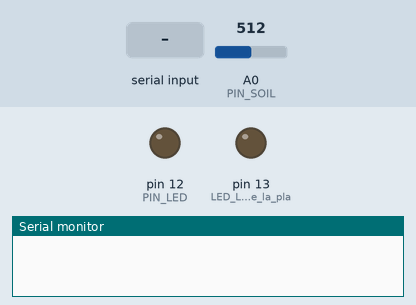
Simulated run of this sketch. Board: Arduino Uno, built with avr-gcc and run on an emulated ATmega328P. On the bench: output pins drawn as LEDs (lit = HIGH), the last lines printed to the serial monitor. The inputs (shaded band) are chosen by the test bench; at power-on: A0 (PIN_SOIL) = 512.

Above: at 1.2 s.
1.3 s: "LED_ON\n" received over the second serial link
At 2.5 s:
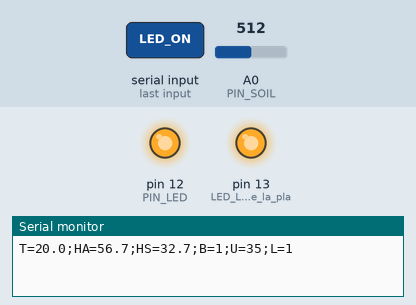
2.8 s: "LED_OFF\n" received over the second serial link
At 3.8 s:
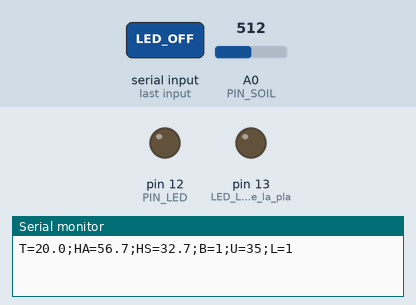
Timing chart, 0 to 5.8 s (numbered marks = the images above; inputs shaded):
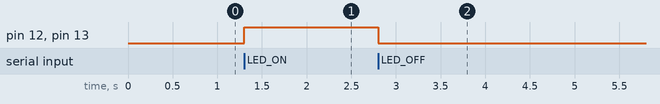

The sketch:

AquaSketch_Arduino_LED.ino
```cpp
// ===========================================================
// AquaSmart — Sketch para Arduino UNO (R3 con HC-05 o R4/Serial1)
// TI3042 · Proyecto AquaSmart · Demo Sumativa Unidad 2/3
//
// MÓDULO BLUETOOTH: HC-05 conectado a RX/TX.
//  - Arduino UNO R4 (Minima/WiFi): usa Serial1 (pines 0/1).
//  - Arduino UNO R3 clásico: cambia las 3 líneas marcadas por
//    SoftwareSerial bt(10, 11);  (RX=D10, TX=D11, divisor 1k/2k).
//
// COMANDOS QUE LA APP ENVÍA (con \n al final):
//   LED_ON   → prende el LED (D13 integrado o LED externo en D12)
//   LED_OFF  → apaga el LED
//   PUMP_ON / PUMP_OFF → controla la bomba (relé en D8)
//   THR=n    → cambia el umbral de humedad de suelo (riego automático)
//
// LECTURAS: higrómetro (humedad suelo) en A0, mapeado 0-100 %.
// Cada 2 s envía la trama que la app parsea:
//   T=23.5;HA=52.0;HS=61.3;B=0;U=45
// ===========================================================

#include <SoftwareSerial.h>  // ← coméntalo si usas R4 con Serial1

const int PIN_LED   = 12;      // LED externo con resistencia 220Ω a GND
const int PIN_BOMBA = 8;       // IN del módulo relé
const int PIN_SOIL  = A0;      // higrómetro (humedad suelo)

// Arduino UNO R3 + HC-05:
SoftwareSerial bt(10, 11);     // RX, TX
#define CONNE bt               // ← canal de comandos
// Arduino UNO R4 (usa Serial1 en pines 0/1):
// #define CONNE Serial1      // ← descomenta esta línea y borra bt

float umbral = 35.0;
bool  ledOn  = false;
bool  bombaOn = false;
unsigned long tBombaMs = 0;
unsigned long tEnvio   = 0;

// calibración típica del higrómetro capacitivo (ajustar con el real)
const float SOIL_AIRE = 620.0;
const float SOIL_AGUA = 290.0;

void setup() {
  Serial.begin(9600);
  bt.begin(9600);              // ← si usas Serial1, borra esta línea
  pinMode(PIN_LED, OUTPUT);
  pinMode(LED_BUILTIN, OUTPUT); // LED L integrado de la placa (D13)
  digitalWrite(PIN_LED, LOW);
  digitalWrite(LED_BUILTIN, LOW);
  digitalWrite(PIN_BOMBA, LOW);
}

float leerHumedadSuelo() {
  float raw = analogRead(PIN_SOIL);           // 0-1023
  float pct = (SOIL_AIRE - raw) * 100.0 / (SOIL_AIRE - SOIL_AGUA);
  return constrain(pct, 0.0, 100.0);
}

void loop() {
  // ---- comandos de la app ----
  if (CONNE.available()) {
    String cmd = CONNE.readStringUntil('\n');
    cmd.trim();
    procesarComando(cmd);
  }

  // ---- riego automático por umbral (segunda de seguridad: 4 s máx) ----
  float hs = leerHumedadSuelo();
  if (!bombaOn && hs < umbral) {
    prenderBomba();
  }
  if (bombaOn && millis() - tBombaMs > 4000) apagarBomba();

  // ---- envío de lecturas cada 2 s (trama estándar de la app) ----
  if (millis() - tEnvio > 2000) {
    tEnvio = millis();
    float t  = 20.0 + (millis() % 400) / 40.0;      // temperatura simulada (o reemplaza por DHT11)
    float ha = 50.0 + (millis() % 300) / 30.0;      // humedad aire simulada (o DHT11)
    String trama = "T=" + String(t, 1) +
                   ";HA=" + String(ha, 1) +
                   ";HS=" + String(hs, 1) +
                   ";B=" + String(bombaOn ? 1 : 0) +
                   ";U=" + String(umbral, 0) +
                   ";L=" + String(ledOn ? 1 : 0);
    CONNE.println(trama);
    Serial.println(trama);      // copia al monitor serial del PC
  }
}

void procesarComando(String cmd) {
  if (cmd == "LED_ON") {
    ledOn = true;
    digitalWrite(PIN_LED, HIGH);
    digitalWrite(LED_BUILTIN, HIGH);   // también el L de la placa (visual)
    CONNE.println("OK LED_ON");
  } else if (cmd == "LED_OFF") {
    ledOn = false;
    digitalWrite(PIN_LED, LOW);
    digitalWrite(LED_BUILTIN, LOW);
    CONNE.println("OK LED_OFF");
  } else if (cmd == "PUMP_ON") {
    prenderBomba();
    CONNE.println("OK PUMP_ON");
  } else if (cmd == "PUMP_OFF") {
    apagarBomba();
    CONNE.println("OK PUMP_OFF");
  } else if (cmd.startsWith("THR=")) {
    float v = cmd.substring(4).toFloat();
    if (v >= 5 && v <= 90) {
      umbral = v;
      CONNE.println("OK THR=" + String(umbral, 0));
    }
  } else {
    CONNE.println("ERR cmd");
  }
}

void prenderBomba() {
  bombaOn = true;
  tBombaMs = millis();
  digitalWrite(PIN_BOMBA, HIGH);   // (si el relé es activo-bajo: usa LOW)
}

void apagarBomba() {
  bombaOn = false;
  digitalWrite(PIN_BOMBA, LOW);
}
```

Measured:
- after the input at 1.3 s, pin 12 (PIN_LED), pin 13 (LED_L_integrado_de_la_pla): LOW → HIGH at once
- after the input at 2.8 s, pin 12 (PIN_LED), pin 13 (LED_L_integrado_de_la_pla): HIGH → LOW at once
